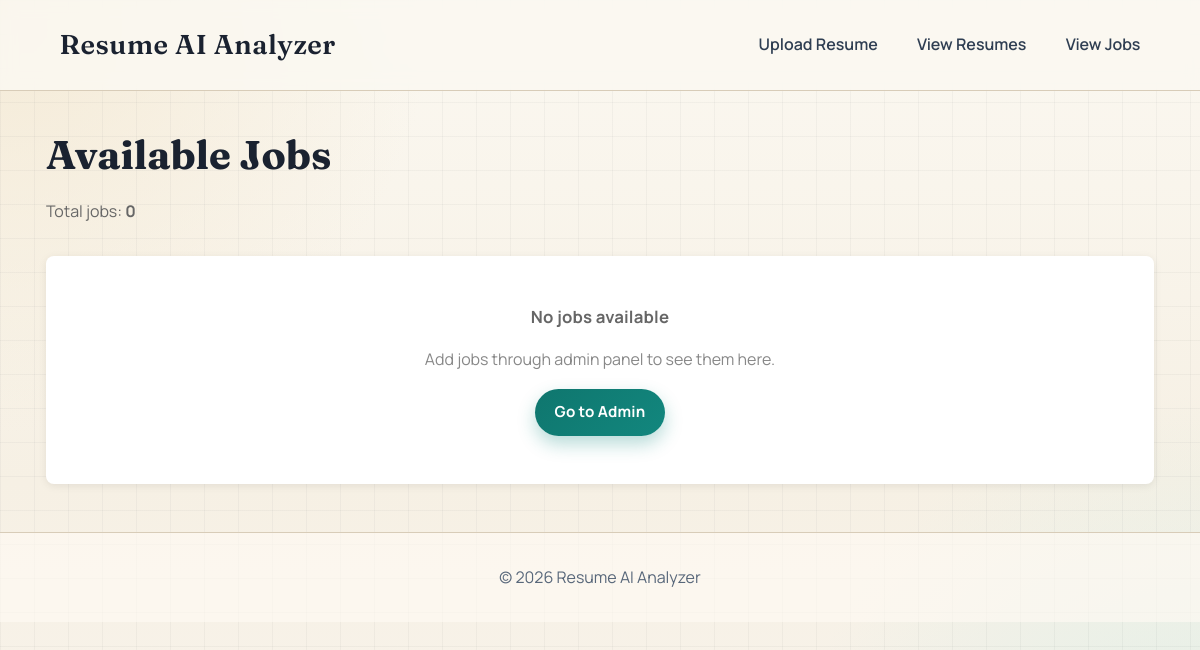
The page /analyzer/jobs/ on the database as committed earlier.
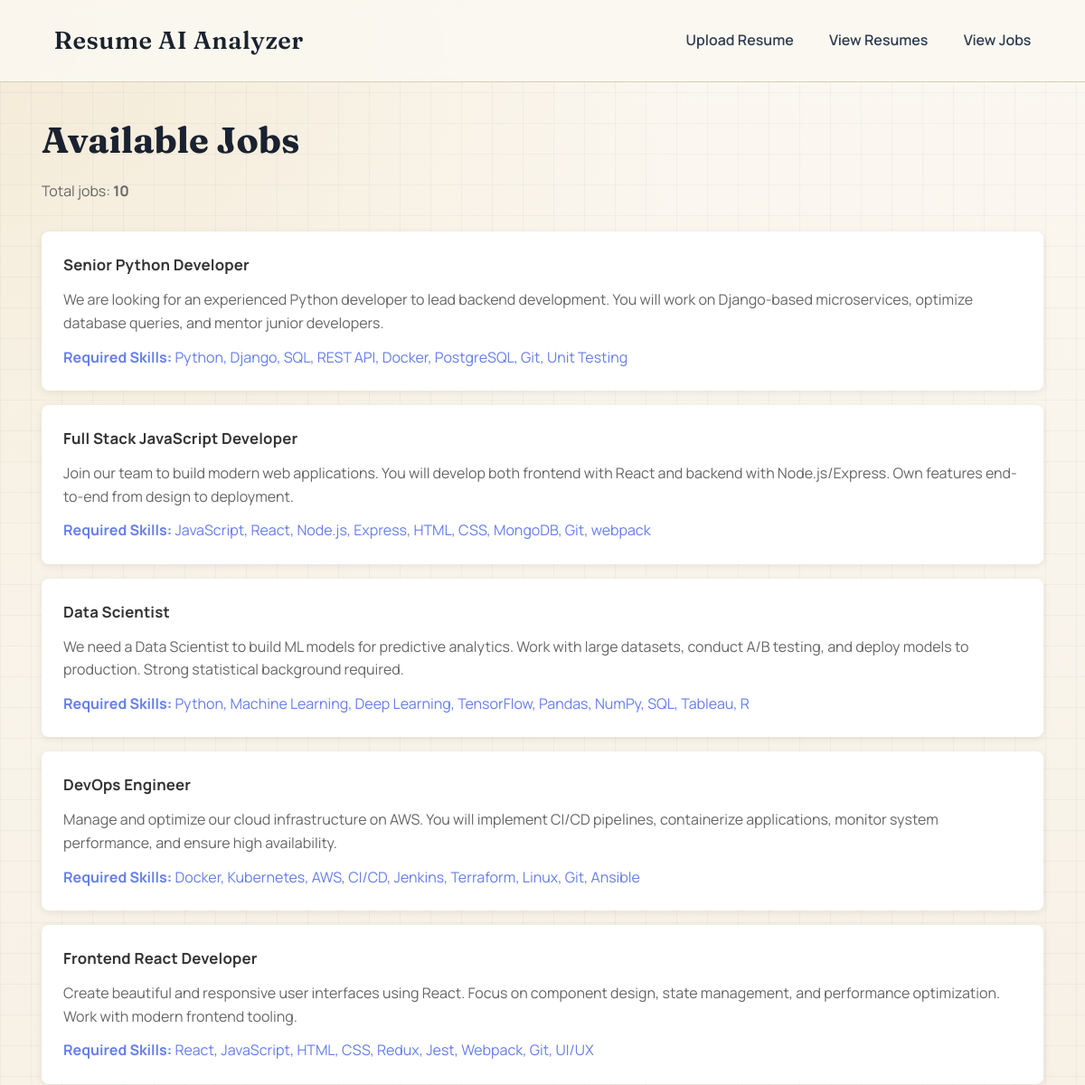
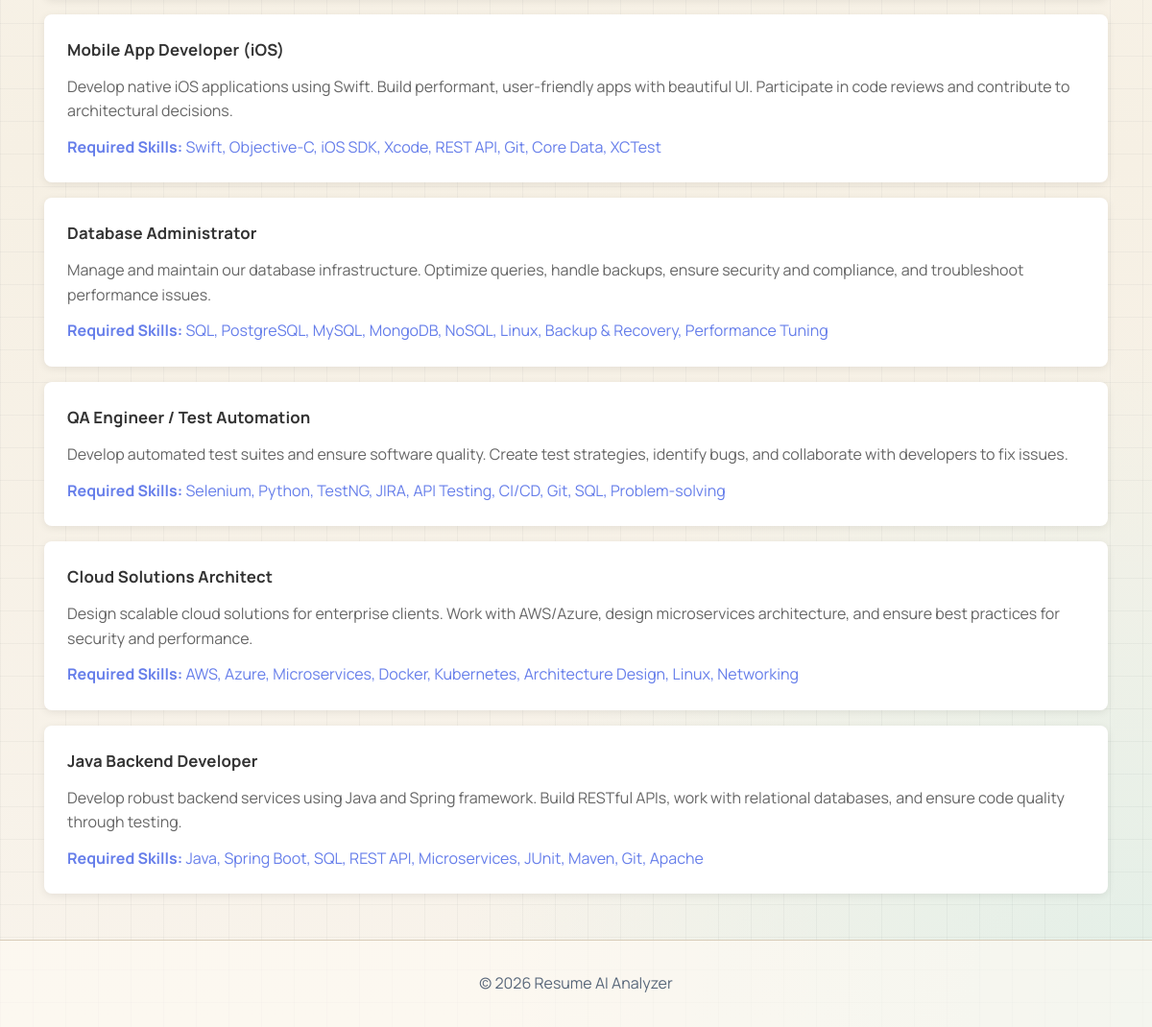
The same page on the database as committed later (2 pictures, top to bottom).
### analyzer/models.py (models this page shows)
class Job(models.Model):
    title = models.CharField(max_length=255)
    description = models.TextField()
    required_skills = models.TextField()

### analyzer/views.py (the view)
# urls.py: path('jobs/', views.job_list, name='job_list'),
def job_list(request):
    jobs = Job.objects.all()
    context = {
        'jobs': jobs,
        'total_jobs': jobs.count()
    }
    return render(request, 'analyzer/job_list.html', context)

### analyzer/templates/analyzer/job_list.html (shortened to what this page needs)
{% extends 'analyzer/base.html' %}
{% block content %}
<h1>Available Jobs</h1>
<p style="margin-bottom: 2rem; color: #666;">Total jobs: <strong>{{ total_jobs }}</strong></p>
{% if jobs %}
    <div style="display: grid; gap: 1rem;">
        {% for job in jobs %}
            <div style="background: white; padding: 1.5rem; border-radius: 8px; box-shadow: 0 2px 8px rgba(0,0,0,0.08);">
                <h3 style="margin-bottom: 0.75rem; color: #333;">{{ job.title }}</h3>
                <p style="margin-bottom: 0.75rem; color: #666; line-height: 1.6;">{{ job.description }}</p>
                <p style="color: #667eea;"><strong>Required Skills:</strong> {{ job.required_skills }}</p>
            </div>
        {% endfor %}
    </div>
{% else %}
    <div style="background: white; padding: 3rem; border-radius: 8px; text-align: center; box-shadow: 0 2px 8px rgba(0,0,0,0.08);">
        <h3 style="color: #666; margin-bottom: 1rem;">No jobs available</h3>
        <p style="color: #888;">Add jobs through admin panel to see them here.</p>
        <a href="/admin/" class="btn" style="margin-top: 1rem;">Go to Admin</a>
    </div>
{% endif %}
{% endblock %}

Rows that differ between the two databases and show on the page:
added Job: title "Senior Python Developer", description "We are looking for an experienced Python developer to lead backend development. You will work on Django-based microservices, optimize database queries, and mentor junior developers.", required_skills "Python, Django, SQL, REST API, Docker, PostgreSQL, Git, Unit Testing"
added Job: title "Full Stack JavaScript Developer", description "Join our team to build modern web applications. You will develop both frontend with React and backend with Node.js/Express. Own features end-to-end from design to deployment.", required_skills "JavaScript, React, Node.js, Express, HTML, CSS, MongoDB, Git, webpack"
added Job: title "Data Scientist", description "We need a Data Scientist to build ML models for predictive analytics. Work with large datasets, conduct A/B testing, and deploy models to production. Strong statistical background required.", required_skills "Python, Machine Learning, Deep Learning, TensorFlow, Pandas, NumPy, SQL, Tableau, R"
added Job: title "DevOps Engineer", description "Manage and optimize our cloud infrastructure on AWS. You will implement CI/CD pipelines, containerize applications, monitor system performance, and ensure high availability.", required_skills "Docker, Kubernetes, AWS, CI/CD, Jenkins, Terraform, Linux, Git, Ansible"
added Job: title "Frontend React Developer", description "Create beautiful and responsive user interfaces using React. Focus on component design, state management, and performance optimization. Work with modern frontend tooling.", required_skills "React, JavaScript, HTML, CSS, Redux, Jest, Webpack, Git, UI/UX"
added Job: title "Mobile App Developer (iOS)", description "Develop native iOS applications using Swift. Build performant, user-friendly apps with beautiful UI. Participate in code reviews and contribute to architectural decisions.", required_skills "Swift, Objective-C, iOS SDK, Xcode, REST API, Git, Core Data, XCTest"
added Job: title "Database Administrator", description "Manage and maintain our database infrastructure. Optimize queries, handle backups, ensure security and compliance, and troubleshoot performance issues.", required_skills "SQL, PostgreSQL, MySQL, MongoDB, NoSQL, Linux, Backup & Recovery, Performance Tuning"
added Job: title "QA Engineer / Test Automation", description "Develop automated test suites and ensure software quality. Create test strategies, identify bugs, and collaborate with developers to fix issues.", required_skills "Selenium, Python, TestNG, JIRA, API Testing, CI/CD, Git, SQL, Problem-solving"
added Job: title "Cloud Solutions Architect", description "Design scalable cloud solutions for enterprise clients. Work with AWS/Azure, design microservices architecture, and ensure best practices for security and performance.", required_skills "AWS, Azure, Microservices, Docker, Kubernetes, Architecture Design, Linux, Networking"
added Job: title "Java Backend Developer", description "Develop robust backend services using Java and Spring framework. Build RESTful APIs, work with relational databases, and ensure code quality through testing.", required_skills "Java, Spring Boot, SQL, REST API, Microservices, JUnit, Maven, Git, Apache"
Other text that changed with them:
{{ total_jobs }}: "0" → "10"
text no longer shown: "No jobs available Add jobs through admin panel to see them here. Go to Admin"
